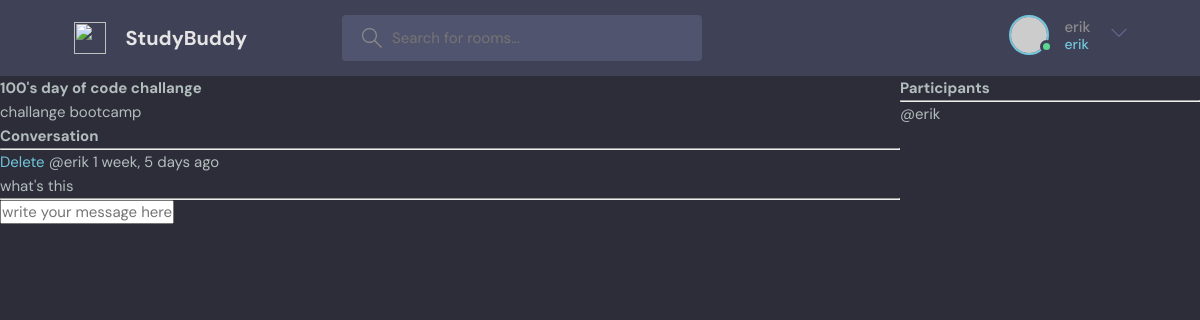
/room/2/ (signed in), run on the app's committed database.
### base/models.py (models this page shows, shortened)
class Room(models.Model):
    host =  models.ForeignKey(User, on_delete=models.SET_NULL, null=True)
    topic = models.ForeignKey(Topic, on_delete=models.SET_NULL, null=True)
    name = models.CharField(max_length=200)
    description = models.TextField(null=True, blank=True)
    participants = models.ManyToManyField(User, related_name='participants', blank=True)
    updated = models.DateField(auto_now=True)
    created = models.DateTimeField(auto_now_add=True)
    class Meta:
        ordering = ['-updated', '-created']

class Message (models.Model):
    user = models.ForeignKey(User, on_delete=models.CASCADE)
    room = models.ForeignKey(Room, on_delete=models.CASCADE)
    body = models.TextField()
    updated = models.DateField(auto_now=True)
    created = models.DateTimeField(auto_now_add=True)
    class Meta:
        ordering = ['-updated', '-created']

### base/views.py (the view, shortened to what this page needs)
# urls.py: path('room/<str:pk>/', views.room, name='room'),
def room(request, pk):
    room = Room.objects.get(id=pk)
    room_messages = room.message_set.all()
    participants = room.participants.all()
    context = {'room': room, 'room_messages': room_messages, 'participants': participants}
    return render(request, 'base/room.html', context)

### base/templates/base/room.html (shortened to what this page needs)
{% extends 'main.html' %}
{% block content %}
<div class="room-container">
  <div>
<h1>{{room.name}}</h1>
<p>{{room.description}}</p>
<div class="comment-wrapper">
     <h3>Conversation</h3>
     <hr>
     {% for message in room_messages %}
       <div>
         {% if request.user == message.user %}
         <a href="{% url 'delete-message' message.id%}">Delete</a>
         {% endif %}
         <small>@{{message.user}}  {{message.created |timesince}} ago</small>
         <p>{{message.body}}</p>
         <hr>
       </div>
     {% endfor %}
</div>
{% if request.user.is_authenticated %}
<div class="comment-form">
    <form method="POST" action="">
        <input type="text" name="body" placeholder="write your message here ..."/>
    </form>
</div>
{% endif %}
  </div>
  <div>
    <h3>Participants</h3>
    <hr>
    {% for user in participants %}
    <div>
      <p>@{{ user.username }}</p>
    </div>
  {% endfor %}
  </div>
</div>
{% endblock %}

### templates/navbar.html (shortened to what this page needs)
<header class="header header--loggedIn">
    <div class="container">
      <a href="{% url 'home' %}" class="header__logo">
        <img src="assets/logo.svg" />
        <h1>StudyBuddy</h1>
      </a>
      <form class="header__search" method="GET" action="{% url 'home'%}">
        <label>
          <input name= "q" placeholder="Search for rooms..." />
        </label>
      </form>
      <nav class="header__menu">
        {% if request.user.is_authenticated %}
        <div class="header__user">
          <a href="profile.html">
            <div class="avatar avatar--medium active">
              <img src="https://randomuser.me/api/portraits/men/37.jpg" />
            </div>
            <p>{{request.user.username}} <span>{{request.user.username}}</span></p>
          </a>
          <button class="dropdown-button">
            <svg version="1.1" xmlns="http://www.w3.org/2000/svg" width="32" height="32" viewBox="0 0 32 32">
              <title>chevron-down</title>
              <path d="M16 21l-13-13h-3l16 16 16-16h-3l-13 13z"></path>
            </svg>
          </button>
        </div>
        {% else %}
        <a href="{% url 'login' %}">
          <img src="./assets/avatar.svg" />
          <p>Login</p>
        </a>
        {% endif %}
      </nav>
    </div>
  </header>

### static/styles/style.css (style rules this page uses)
:root { --color-main: #71c6dd; --color-main-light: #e1f6fb; --color-dark: #3f4156; --color-dark-medium: #51546e; --color-dark-light: #696d97; --color-light: #e5e5e5; --color-gray: #8b8b8b; --color-light-gray: #b2bdbd; --color-bg: #2d2d39; --color-success: #5dd693; --color-error: #fc4b0b; }
* { font-family: "DM Sans", -apple-system, BlinkMacSystemFont, "Segoe UI", Roboto, Oxygen, Ubuntu, Cantarell, "Open Sans", "Helvetica Neue", sans-serif; margin: 0; padding: 0; box-sizing: border-box; text-rendering: optimizeLegibility; font-size: inherit; }
html { font-size: 56.25%; }
@media only screen and (min-width: 1200px) { html { font-size: 62.5%; } }
body { line-height: 1.6; font-weight: 400; font-size: 1.5rem; color: var(--color-light-gray); background-color: var(--color-bg); min-height: 100vh; }
img { width: 100%; }
a { display: inline-block; color: var(--color-main); text-decoration: none; }
.container { max-width: 120rem; width: 90%; margin: auto; }
.avatar { position: relative; display: inline-block; border-radius: 50%; border: 2px solid var(--color-main); }
.avatar img { display: block; border-radius: 50%; object-fit: cover; object-position: center; }
.avatar::after { content: ""; display: block; position: absolute; background-color: var(--color-gray); z-index: 111; border-radius: 50%; border: 0.3rem solid var(--color-dark); }
.avatar.active::after { background-color: var(--color-success); }
.avatar.avatar--medium img { width: 3.6rem; height: 3.6rem; border-radius: 50%; }
.avatar.avatar--medium:after { width: 0.7rem; height: 0.7rem; bottom: 0px; right: -6px; }
.header { padding: 1.5rem; background-color: var(--color-dark); }
.header > .container { display: flex; gap: 9.5rem; }
.header__logo, .header__user { display: flex; gap: 2rem; align-items: center; }
.header__logo > img { height: 3.2rem; width: 3.2rem; }
.header__logo > h1 { font-weight: 700; font-size: 2rem; color: var(--color-light); }
.header__search > label { background-color: var(--color-dark-medium); padding: 1.3rem 1rem; display: flex; align-items: center; gap: 1rem; border-radius: 4px; }
.header__search svg { fill: var(--color-gray); width: 2rem; height: 2rem; margin-left: 1rem; }
.header__search input { width: 30rem; background: transparent; border: none; outline: none; color: var(--color-light); }
.header__menu { margin-left: auto; position: relative; }
.header__menu a { display: flex; gap: 1.5rem; align-items: center; font-weight: 500; text-decoration: none; color: var(--color-gray); }
.header__menu img { height: 3.6rem; }
.header__menu p { line-height: 1.2; }
.header__menu span { color: var(--color-main); font-weight: 500; font-size: 1.4rem; display: block; }
.header__menu svg { width: 1.6rem; height: 1.6rem; fill: var(--color-dark-light); }
.dropdown-button { background: transparent; border: 0; outline: 0; cursor: pointer; }

### base/templates/base/room.html (style rules this page uses)
.room-container { display: grid; grid-template-columns: 3fr 1fr; }

### data on the page
Room: name "100's day of code challange", description "challange bootcamp"
Message: shows "Delete", user "erik", created "1 week, 5 days", body "what's this"

### other printed values
{{ request.user.username }} "erik"
{{ user.username }} "erik"
